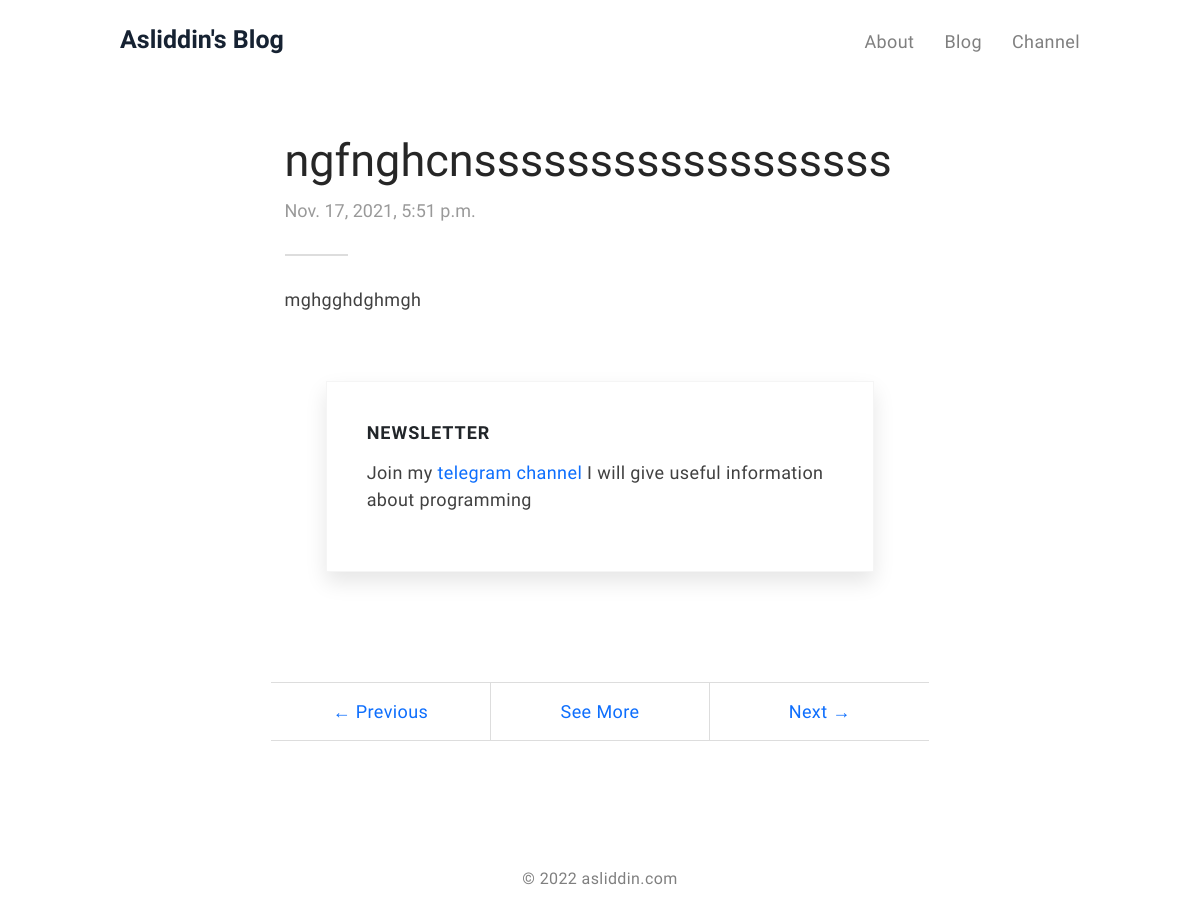
The page /detail/18/ on the database its author committed.
### project/models.py (models this page shows, shortened)
class Blog(models.Model):
    class Meta:
        verbose_name = "Blog"
        verbose_name_plural = "Blogs"
    title = models.CharField(max_length=255)
    body = RichTextUploadingField(blank=True, null=True)
    created_at = models.DateTimeField(auto_now_add=True)
    updated_at = models.DateTimeField(auto_now=True)

### project/views.py (the view)
# urls.py: path("detail/<int:pk>/", detail, name="detail"),
def detail(request, pk):
    post = Blog.objects.get(id=pk)
    context = {
        "post":post
    }
    return render(request, "detail.html", context)

### my_site/context.py (called while the page is built)
def context(request):
    post = Blog.objects.all().first()
    return {
        "post":post,
    }

### templates/detail.html (shortened to what this page needs)
{% extends 'base.html' %}
{% load static %}
{% block main %}
<body>
{% include "navbar.html" %}
    <section class="flex align-items-center">
        <div class="container">
            <div class="row article-wrapper justify-center align-top">
                <div class="article-header col-md-8">
                    <br>
                    <br>
                    <h1 class="title">{{post.title}}</h1>
                    <div class="date">
                        <span>{{post.created_at}}</span>
                    </div>
                </div>
                <article class="content col-md-8 col-12">
                    <a>{{post.body | safe}}</a>
                </article>
                <div class="div col-lg-7 col-md-8 col-12">
                    <div class="subscribe-form " id="mc-embedded-subscribe-form" name="mc-embedded-subscribe-form">
                        <h6>NEWSLETTER</h6>
                        <p>
                            Join my <a href="https://t.me/IT_development">telegram channel</a>
                            I will give useful information about programming
                        </p>
                    </div>
                </div>
                <ul class="custom-pagination col-md-8 col-12">
                    <div class="pagination-list row">
                        <li class="col prev">
                            <a href="{% url 'previousdetail' pk=post.id %}" title="">
                                &larr; Previous
                            </a>
                        </li>
                        <li class="col"><a href="{% url 'index' %}">See More</a></li>
                        <li class="col next">
                            <a href="{% url 'nextdetail' pk=post.id %}" title="">
                                Next &rarr;
                            </a>
                        </li>
                    </div>
                </ul>
            </div>
        </div>
    </section>
    <footer>
        <div class="container">
            <div class="row">
                <p>
                    &copy; 2022 asliddin.com
                </p>
            </div>
        </div>
    </footer>
</body>
{% endblock main %}

### staticfiles/css/flexgridcombo.css (style rules this page uses)
.flex { display: flex; flex-wrap: wrap; }
.flex .col-12 { flex-basis: 100%; max-width: 100%; }
@media (min-width: 768px) { .flex .col-md-8 { flex-basis: 66.66666666666667%; max-width: 66.66666666666667%; } }
@media (min-width: 992px) { .flex .col-lg-7 { flex-basis: 58.333333333333336%; max-width: 58.333333333333336%; } }
.justify-center { justify-content: center; }
.align-top { align-items: flex-start; }

### staticfiles/css/style.css (style rules this page uses)
* { margin: 0; padding: 0; }
html { font-size: 16px; }
ol, ul { list-style: none; }
a { text-decoration: none; transition: 0.3s all ease; }
.flex > div { box-sizing: border-box; }
html { font-size: 18px; }
body { font-family: 'Source Sans Pro', sans-serif; font-weight: 400; }
p, li { line-height: 1.5; letter-spacing: 0.4px; color: rgba(0,0,0,0.75); }
.container { box-sizing: border-box; max-width: 1040px; padding: 0 40px; }
section { box-sizing: border-box; }
.title { color: rgba(0,0,0,0.85); }
.date { color: rgba(0,0,0,0.4); }
footer { font-size: 16px; text-align: center; }
footer .container { display: flex; height: 80px; align-items: center; justify-content: center; }
footer p { color: rgba(0,0,0,0.5); margin: 0; text-align: center; }
.subscribe-form h6 { font-weight: 700; letter-spacing: 1px; margin-bottom: 15px; }
.article-wrapper { padding: 80px 0; }
.article-wrapper .subscribe-form { margin-bottom: 80px; padding: 40px; box-shadow: 0 10px 20px 0 rgba(0,0,0,0.1); border: 1px solid #f5f5f5; }
.article-header { margin-bottom: 30px; position: relative; }
.article-header:after { content: ''; height: 2px; background: #ddd; width: 10%; display: block; margin-top: 30px; }
article { margin-bottom: 50px; }
.custom-pagination { margin-top: 30px; }
.custom-pagination .pagination-list { border-top: 1px solid #ddd; border-bottom: 1px solid #ddd; }
.custom-pagination .pagination-list li:not(:last-child) { border-right: 1px solid #ddd; }
.custom-pagination .pagination-list a { display: block; text-align: center; padding: 15px 0; }

### rows shown on the page
Blog: title "ngfnghcnssssssssssssssssss", created_at "Nov. 17, 2021, 5:51 p.m.", body "mghgghdghmgh"
